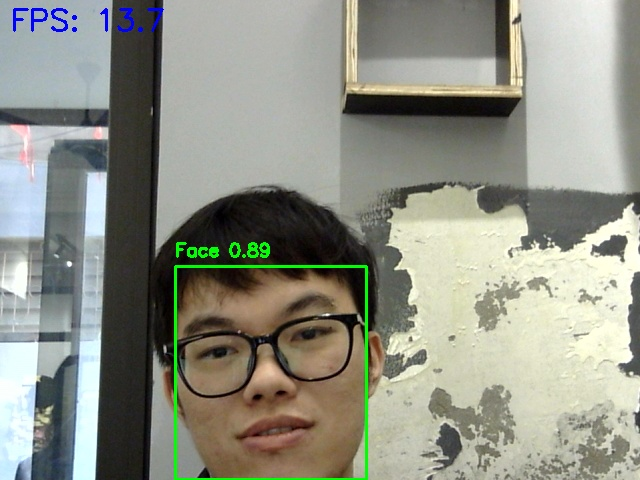
#> input picture V2_automatic_lockers/automatic_lockers/imgs/test_face_detect_0.jpg, 640 x 480 px, given in place of the camera
$ python testcam.py
#> lines starting #> are read from the running program, lines starting #| are printed output that depends on the picture
import cv2
import time

# 1. Load model Haar Cascade
face_cascade = cv2.CascadeClassifier("V2_automatic_lockers/automatic_lockers/haarcascade_frontalface_default.xml")

# 2. FULL HD 1920x1080 cho Logitech C720
cap = cv2.VideoCapture(0, cv2.CAP_DSHOW)
cap.set(cv2.CAP_PROP_FRAME_WIDTH, 720)   # Full HD width
cap.set(cv2.CAP_PROP_FRAME_HEIGHT, 720)  # Full HD height
cap.set(cv2.CAP_PROP_BUFFERSIZE, 1)
cap.set(cv2.CAP_PROP_FPS, 60)             # Force 30 FPS

# Kiểm tra resolution thực tế
actual_w = int(cap.get(cv2.CAP_PROP_FRAME_WIDTH))
actual_h = int(cap.get(cv2.CAP_PROP_FRAME_HEIGHT))
actual_fps = cap.get(cv2.CAP_PROP_FPS)
print(f"Camera config: {actual_w}x{actual_h} @ {actual_fps:.1f} FPS")

# FPS variables - thuần túy không skip
fps_counter = 0
fps_start_time = time.time()
fps_display = "FPS: --"

print("Full HD FPS Test | 'q'=quit | 's'=save | '1'=640p | '2'=720p | '3'=1080p")

while True:
    ret, frame = cap.read()
#> frame is the input picture: shape (480, 640, 3); mean B, G, R 134, 145.8, 144
    if not ret:
        print("Camera fail, retrying...")
        time.sleep(1)
        continue

    frame_start = time.time()

    # Flip mirror
    frame = cv2.flip(frame, 1)
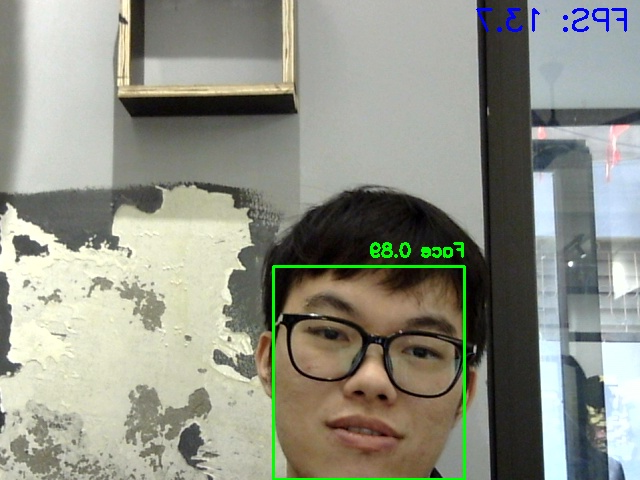
#> frame: shape (480, 640, 3); mean B, G, R 134, 145.8, 144

    # Độ phân giải thực tế
    h_frame, w_frame = frame.shape[:2]
#> h_frame = 480; w_frame = 640
    frame_area = w_frame * h_frame
#> frame_area = 307200
    resolution_display = f"{w_frame}x{h_frame}"
#> resolution_display = '640x480'

    # Chuyển xám + Detect MỖI FRAME (không skip)
    gray = cv2.cvtColor(frame, cv2.COLOR_BGR2GRAY)
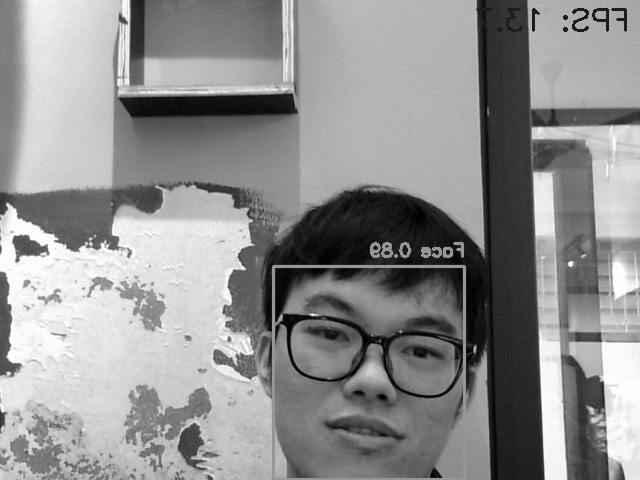
#> gray: shape (480, 640); min 0, max 254, mean 144
    faces = face_cascade.detectMultiScale(
        gray,
        scaleFactor=1.3,
        minNeighbors=5,
        minSize=(100, 100)  # Tăng minSize cho Full HD
    )
#> faces = ()

    # Vẽ faces + ratio
    for i, (x, y, w, h) in enumerate(faces):
        face_area = w * h
        ratio = face_area / frame_area
        ratio_percent = ratio * 100
        color = (0, 255 - i*40, 0) if i < 6 else (0, 0, 255)
        cv2.rectangle(frame, (x, y), (x + w, y + h), color, 3)  # Thick line Full HD

        cv2.putText(frame, f"{ratio_percent:.1f}%", (x, y - 15),
                   cv2.FONT_HERSHEY_SIMPLEX, 0.8, color, 2)
#> this loop made 0 passes

    # === FPS PURE CALCULATION ===
    frame_end = time.time()
    fps_counter += 1

    # Tính FPS mỗi giây
    current_time = time.time()
    if current_time - fps_start_time >= 1.0:
        fps = fps_counter / (current_time - fps_start_time)
        fps_display = f"FPS: {fps:.1f}"
        fps_counter = 0
        fps_start_time = current_time

    # === FULL HD INFO PANEL ===
    info_bg = frame[0:180, 0:350].copy()
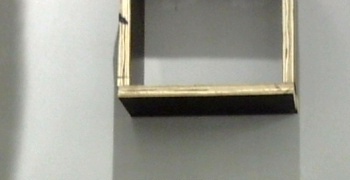
#> info_bg: shape (180, 350, 3); mean B, G, R 146.8, 155.4, 154.9
    overlay = info_bg.copy()
    cv2.rectangle(overlay, (0, 0), (350, 180), (20, 20, 40), -1)
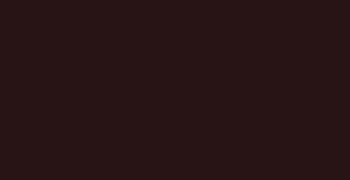
#> overlay: shape (180, 350, 3); mean B, G, R 20, 20, 40
    cv2.addWeighted(overlay, 0.8, info_bg, 0.2, 0, info_bg)
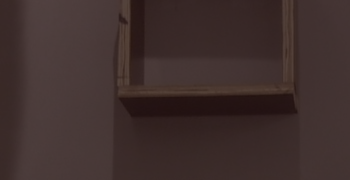
#> info_bg: shape (180, 350, 3); mean B, G, R 45.4, 47.1, 63
    frame[0:180, 0:350] = info_bg

    # Info lớn Full HD
    cv2.putText(info_bg, fps_display, (15, 45),
                cv2.FONT_HERSHEY_SIMPLEX, 1.4, (0, 255, 255), 3)
    cv2.putText(info_bg, f"Res: {resolution_display}", (15, 85),
                cv2.FONT_HERSHEY_SIMPLEX, 1.1, (255, 255, 0), 2)
    cv2.putText(info_bg, f"Faces: {len(faces)}", (15, 125),
                cv2.FONT_HERSHEY_SIMPLEX, 1.1, (0, 255, 0), 2)
    cv2.putText(info_bg, f"Pixels: {frame_area/1e6:.1f}MP", (15, 165),
                cv2.FONT_HERSHEY_SIMPLEX, 0.8, (255, 165, 0), 2)
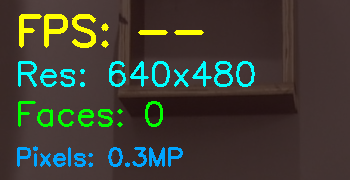
#> info_bg: shape (180, 350, 3); mean B, G, R 53.3, 62.7, 62.8

    frame[0:180, 0:350] = info_bg
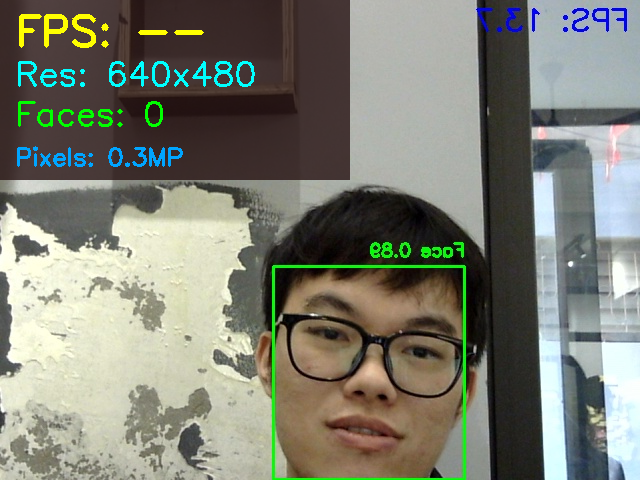
#> frame: shape (480, 640, 3); mean B, G, R 114.9, 126.8, 125.1

    cv2.imshow("Full HD Face Detection + Pure FPS Test", frame)

    # Controls
    key = cv2.waitKey(1) & 0xFF
#> (key q is pressed here)
    if key == ord('q'):
        break
    elif key == ord('s'):
        filename = f"fullhd_test_{int(time.time())}.jpg"
        cv2.imwrite(filename, frame)
        print(f"Saved Full HD: {filename}")
    elif key == ord('1'):  # 640x480
        cap.set(cv2.CAP_PROP_FRAME_WIDTH, 640)
        cap.set(cv2.CAP_PROP_FRAME_HEIGHT, 480)
        print("Switched to 640p")
    elif key == ord('2'):  # 1280x720
        cap.set(cv2.CAP_PROP_FRAME_WIDTH, 1280)
        cap.set(cv2.CAP_PROP_FRAME_HEIGHT, 720)
        print("Switched to 720p")
    elif key == ord('3'):  # 1920x1080
        cap.set(cv2.CAP_PROP_FRAME_WIDTH, 1920)
        cap.set(cv2.CAP_PROP_FRAME_HEIGHT, 1080)
        print("Switched to Full HD")

cap.release()
cv2.destroyAllWindows()
print(f"Final: FPS={fps_display} | Res={resolution_display} | Faces={len(faces)}")
#| Final: FPS=FPS: -- | Res=640x480 | Faces=0

$ run again, on V2_automatic_lockers/automatic_lockers/imgs/test_face_detect_1.jpg
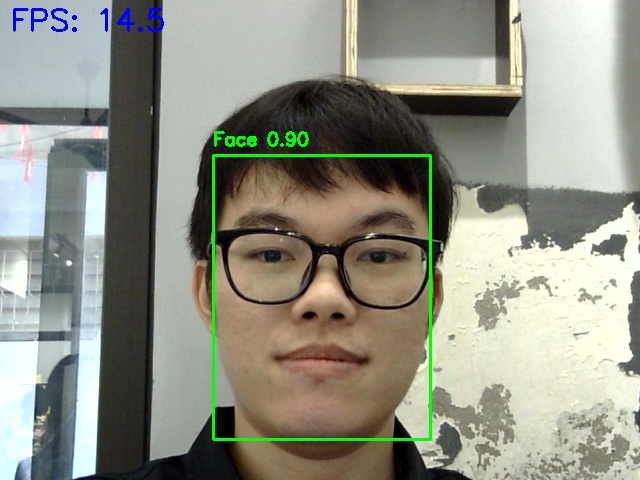
#> input picture V2_automatic_lockers/automatic_lockers/imgs/test_face_detect_1.jpg, 640 x 480 px, given in place of the camera
#> frame is the input picture: shape (480, 640, 3); mean B, G, R 133.6, 146.4, 145
#> `gray = cv2.cvtColor(frame, cv2.COLOR_BGR2GRAY)`:
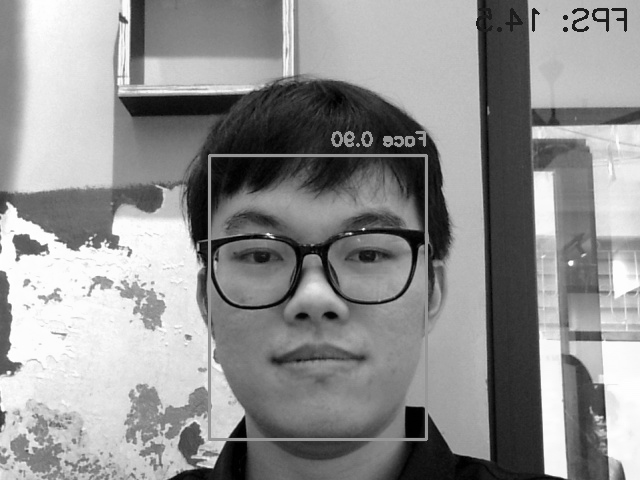
#> gray: shape (480, 640); min 0, max 255, mean 144.5
#> faces = [[173, 157, 255, 255]]
#> the loop `for i, (x, y, w, h) in enumerate(faces):` made 1 pass
#> (x, y, w, h, face_area, ratio, ratio_percent, color) on pass 1: (173, 157, 255, 255, 65025, 0.212, 21.17, (0, 255, 0))
#> `frame[0:180, 0:350] = info_bg`:
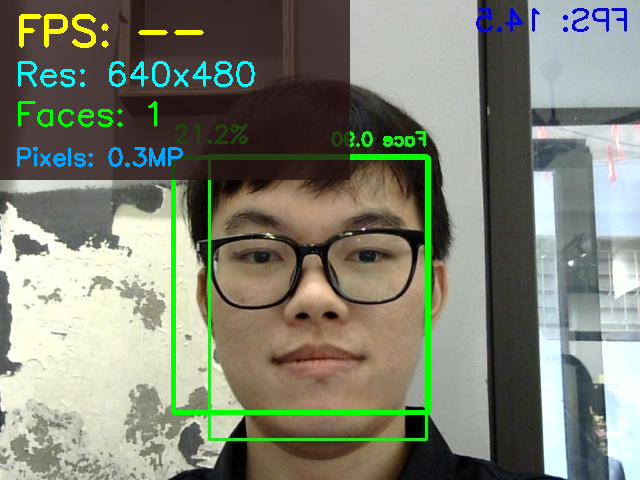
#> frame: shape (480, 640, 3); mean B, G, R 115, 130.4, 126.5
#| Final: FPS=FPS: -- | Res=640x480 | Faces=1
